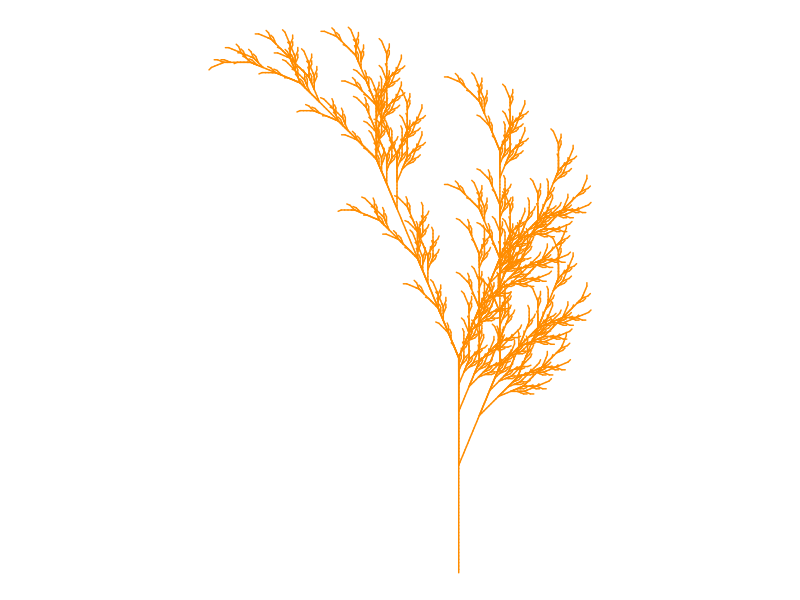

This figure's R source:
## Data Visualization
## Objective: Create graphics with R
## Title: Fall color
# Credit: https://fronkonstin.com

# Install packages
install.packages(c("gsubfn", "proto", "tidyverse"))

library(gsubfn)
library(tidyverse)

# Define elements in plant art
# Each image corresponds to a different axiom, rules, angle and depth

# Leaf of Fall

axiom="X"
rules=list("X"="F-[[X]+X]+F[+FX]-X", "F"="FF")
angle=22.5
depth=6


for (i in 1:depth) axiom=gsubfn(".", rules, axiom)

actions=str_extract_all(axiom, "\\d*\\+|\\d*\\-|F|L|R|\\[|\\]|\\|") %>% unlist

status=data.frame(x=numeric(0), y=numeric(0), alfa=numeric(0))
points=data.frame(x1 = 0, y1 = 0, x2 = NA, y2 = NA, alfa=90, depth=1)


# Generating data
# Note: may take a minute or two

for (action in actions)
{
  if (action=="F")
  {
    x=points[1, "x1"]+cos(points[1, "alfa"]*(pi/180))
    y=points[1, "y1"]+sin(points[1, "alfa"]*(pi/180))
    points[1,"x2"]=x
    points[1,"y2"]=y
    data.frame(x1 = x, y1 = y, x2 = NA, y2 = NA,
               alfa=points[1, "alfa"],
               depth=points[1,"depth"]) %>% rbind(points)->points
  }
  if (action %in% c("+", "-")){
    alfa=points[1, "alfa"]
    points[1, "alfa"]=eval(parse(text=paste0("alfa",action, angle)))
  }
  if(action=="["){
    data.frame(x=points[1, "x1"], y=points[1, "y1"], alfa=points[1, "alfa"]) %>%
      rbind(status) -> status
    points[1, "depth"]=points[1, "depth"]+1
  }

  if(action=="]"){
    depth=points[1, "depth"]
    points[-1,]->points
    data.frame(x1=status[1, "x"], y1=status[1, "y"], x2=NA, y2=NA,
               alfa=status[1, "alfa"],
               depth=depth-1) %>%
      rbind(points) -> points
    status[-1,]->status
  }
}

ggplot() +
  geom_segment(aes(x = x1, y = y1, xend = x2, yend = y2),
               lineend = "round",
               color="darkorange", # New color set
               data=na.omit(points)) +
  coord_fixed(ratio = 1) +
  theme_void() # No grid nor axes
